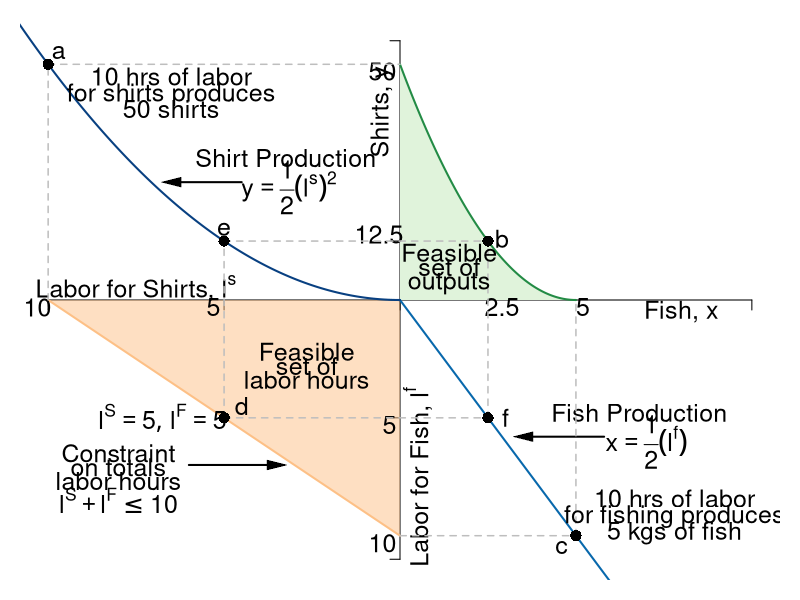

This chart was generated by the following R code:
#Graph Designer: Simon Halliday
#Authors: Bowles, Foley and Halliday
#Title: Coordination, Conflict and Competition: A Text in Microeconomics

require(shape)
pdf(file = "specprodexch/ppf_eos.pdf", width = 9, height = 9)

#Set parameters for graphics
pointsize <- 1.8
axislabelsize <- 1.8
labelsize <- 1.5
namesize <- 1.8
annotatesize <- 1.5
graphlinewidth <- 2
segmentlinewidth <- 1.5

COL <- c("#7fc97f", "#beaed4", "#fdc086", "#ffff99", "#386cb0", "#f0027f", "#bf5b17", "#666666")
COLA <- c("#e0f3db", "#99d8c9","#66c2a4","#41ae76", "#238b45", "#005824")
COLB <- c("#4eb3d3", "#2b8cbe", "#0868ac","#084081")

#Edited the margins to cater for the larger LHS labels
par(mar =  c(1, 1, 1, 1))

#Change this to make it log of l 

# ppf <- function(l, k = 0.5) {
#   k * (1/l)
# }

ppf <- function(fish, k = 0.1, alpha = 2, maxfish = 5) {
  k * (fish - maxfish)^alpha 
}

fishProd <- function(l, k = 0.5){
  (-k)*l
}

feasibleLabor <- function(l, time = 10){
  - time - l
}

manufactureProd <- function(l, k = 0.1, alpha = 2){
  k * (-l)^alpha
}

xlims <- c(-10, 10)
ylims <- c(-11, 11)

npts <- 501 
x <- seq(xlims[1], xlims[2], length.out = npts)
y <- seq(ylims[1], ylims[2], length.out = npts) 
a <- c(13, 15, 17)

plot(0, 0, xlim = xlims, ylim = ylims, type = "n",
     xlab = expression(paste("")),
     ylab = expression(paste("")), 
     xaxt = "n", 
     yaxt = "n", 
     cex.lab = axislabelsize, 
     bty = "n"
)

ticksy <- c(ylims[1], -5, 0, 2.5, ylims[2])
ylabels <- c(NA, NA, NA, NA, NA)
ticksx <- c(xlims[1], -5, 0, xlims[2])
xlabels <- c(NA, NA, NA)

axis(1, at = ticksx, pos = 0, labels = xlabels)
axis(2, at = ticksy, pos = 0, labels = ylabels, las = 1)

npts <- 500 
xx1 <- seq(0, 5, length.out = npts)
xx2 <- seq(0, xlims[2], length.out = npts)
xx3 <- seq(xlims[1], 0, length.out = npts)
xx4 <- seq(-11, 0, length.out = npts)

#Draw the polygon for shading the feasible set
xpoly1 <- seq(from = 0, to = 5, length.out = 500)
ypoly1 <- ppf(xpoly1, k = 10/25, alpha = 2, maxfish = 5)
polygon(x = c(xpoly1, rev(xpoly1[1])), y = c(ypoly1, rev(ypoly1)[1]), col=COLA[1], density=NULL, border = NA)

# shade 
polygon(x = c(-10, 0, 0), 
        y = c(0, 0, -10),
        border = FALSE, col = adjustcolor(COL[3], alpha.f = 0.5))


#Draw the graphs
lines(xx1, ppf(xx1, k = 10/25, alpha = 2, maxfish = 5), col = COLA[5], lwd = graphlinewidth)
lines(xx2, fishProd(xx2, k = 2), col = COLB[3], lwd = graphlinewidth)
lines(xx3, feasibleLabor(xx3, time = 10), col = COL[3], lwd = graphlinewidth)
lines(xx4, manufactureProd(xx4, k = 0.1, alpha = 2), col = COLB[4], lwd = graphlinewidth)

#mtext(expression(paste("Quantity of fish, ", x)), side=1, line = 2.5, cex = axislabelsize)
text(-0.5, 8, expression(paste("Shirts, ", y)), xpd = TRUE, cex = annotatesize, srt = 90) 
text(8, -0.5, expression(paste("Fish, ", x)), xpd = TRUE, cex = annotatesize)
text(0.5, -7.5, expression(paste("Labor for Fish, ", l^f)), xpd = TRUE, cex = annotatesize, srt= 90) 
text(-7.5, 0.5, expression(paste("Labor for Shirts, ", l^s)), xpd = TRUE, cex = annotatesize)

#Label the points on the axes we want
text(-0.6, 2.8, expression(paste(12.5)), xpd = TRUE, cex = annotatesize)
text(-0.5, 9.7, expression(paste(50)), xpd = TRUE, cex = annotatesize)
text(2.9, -0.3, expression(paste(2.5)), xpd = TRUE, cex = annotatesize)
text(5.2, -0.3, expression(paste(5)), xpd = TRUE, cex = annotatesize)
text(-5.3, -0.3, expression(paste(5)), xpd = TRUE, cex = annotatesize)
text(-0.3, -5.3, expression(paste(5)), xpd = TRUE, cex = annotatesize)
text(-10.3, -0.3, expression(paste(10)), xpd = TRUE, cex = annotatesize)
text(-0.5, -10.3, expression(paste(10)), xpd = TRUE, cex = annotatesize)

#Label the two production functions
#Clothing
text(-3.25, 6, expression(paste("Shirt Production")), xpd = TRUE, cex = annotatesize)
text(-3.15, 4.8, expression(paste(y == frac(1,2)(l^s)^2)), xpd = TRUE, cex = annotatesize)
Arrows(-4.5, 5, -6.5, 5, col = "black", lty = 1, lwd = 2, arr.type = "triangle", arr.lwd = 0.5)

#Fishing
text(6.8, -4.8, expression(paste("Fish Production")), xpd = TRUE, cex = annotatesize)
text(7, -6, expression(paste(x == frac(1,2)(l^f))), xpd = TRUE, cex = annotatesize)
Arrows(5.8, -5.8, 3.5, -5.8, col = "black", lty = 1, lwd = 2, arr.type = "triangle", arr.lwd = 0.5)

#Draw segments for the 50/50 split of time
segments(-5, -5, -5, 2.5, lty = 2, col = "gray", lwd = segmentlinewidth)
segments(-5, -5, 2.5, -5, lty = 2, col = "gray", lwd = segmentlinewidth)
segments(-5, 2.5, 2.5, 2.5, lty = 2, col = "gray", lwd = segmentlinewidth)
segments(2.5, -5, 2.5, 2.5, lty = 2, col = "gray", lwd = segmentlinewidth)

#Annotate Max time on clothes
segments(-10, 0, -10, 10, lty = 2, col = "gray", lwd = segmentlinewidth)
segments(-10, 10, 0, 10, lty = 2, col = "gray", lwd = segmentlinewidth)
text(-6.5, 9.5, expression(paste("10 hrs of labor")), cex = annotatesize)
text(-6.5, 8.7, expression(paste("for shirts produces")),  cex = annotatesize)
text(-6.5, 8.1, expression(paste("50 shirts")),  cex = annotatesize)
points(-10, 10, pch = 16, col = "black", cex = 1.5)
text(-9.7, 10.5, expression(paste("a")),  cex = annotatesize)

points(-5, 2.5, pch = 16, col = "black", cex = 1.5)
text(-5, 3, expression(paste("e")), cex = annotatesize)

#Annotate Max time on fishing
segments(0, -10, 5, -10, lty = 2, col = "gray", lwd = segmentlinewidth)
segments(5, -10, 5, 0, lty = 2, col = "gray", lwd = segmentlinewidth)
text(7.8, -8.4, expression(paste("10 hrs of labor")), cex = annotatesize)
text(7.8, -9.2, expression(paste("for fishing produces")),cex = annotatesize)
text(7.8, -9.9, expression(paste("5 kgs of fish")), cex = annotatesize)
points(5, -10, pch = 16, col = "black", cex = 1.5)
text(4.6, -10.5, expression(paste("c")), cex = annotatesize)

points(2.5, -5, pch = 16, col = "black", cex = 1.5)
text(3, -5, expression(paste("f")), cex = annotatesize)

#Annotate point on ppf 
points(2.5, 2.5, pch = 16, col = "black", cex = 1.5)
#text(5.6, 3.35, expression(paste("12.5 Shirts and")),cex = annotatesize)
#text(5.6, 2.75, expression(paste("2.5 Kilograms of Fish")), cex = annotatesize)
text(2.9, 2.6, expression(paste("b")), cex = annotatesize)

#Annotate point on labor feasibility frontier
points(-5, -5, pch = 16, col = "black", cex = 1.5)
text(-6.75, -5, expression(paste(list(l^S ==5, l^F == 5) )),cex = annotatesize)
text(-4.5, -4.5, expression(paste("d")),cex = annotatesize)


text(-8, -6.5, expression("Constraint"),cex = labelsize)
text(-8, -7.1, expression("on totals"),cex = labelsize)
text(-8, -7.7, expression("labor hours"),cex = labelsize)
text(-8, -8.5, expression(paste(l^S + l^F <= 10)),cex = annotatesize)
Arrows(-6, -7, -3.5, -7, col = "black", lty = 1, lwd = 2, arr.type = "triangle", arr.lwd = 0.5)

#Label the feasible frontier
text(1.4, 2, expression("Feasible"), cex = annotatesize)
text(1.4, 1.4, expression("set of"), cex = annotatesize)
text(1.4, 0.7, expression("outputs"), cex = annotatesize)

# Label constaint 
#Label the feasible frontier
text(-2.65, -2.2, expression("Feasible"),cex = labelsize)
text(-2.65, -2.8, expression("set of"),cex = labelsize)
text(-2.65, -3.4, expression("labor hours"),cex = labelsize)



dev.off()
